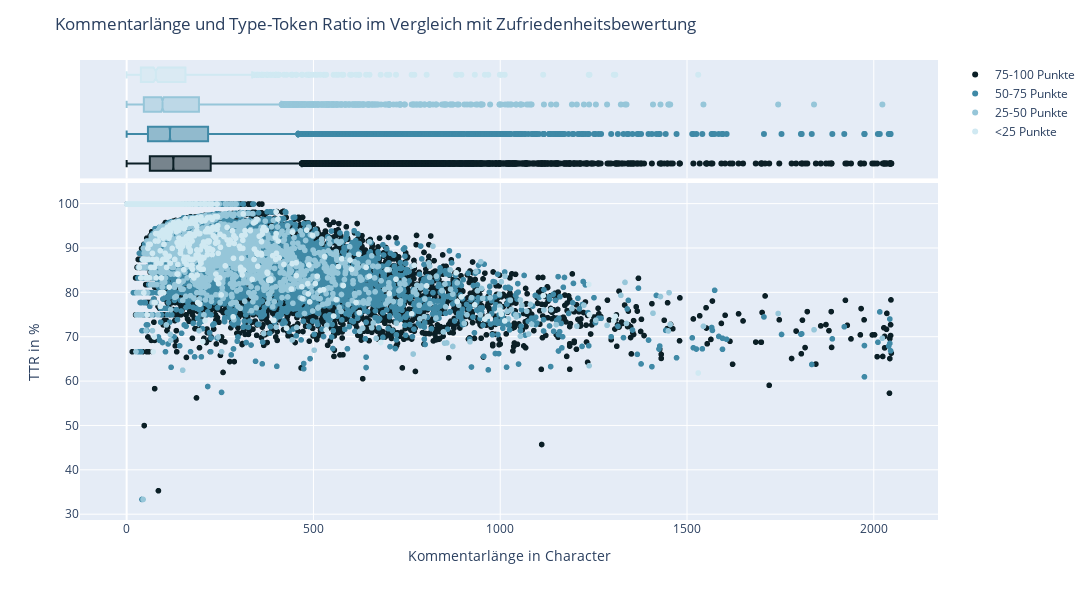

The notebook cell saved with this chart:
### Code cell
# x and y given as array_like objects
fig = px.scatter(
    df_text,
    x='Kommentar_Character', 
    y='Kommentar_TTR',
    opacity = 1,
    color_discrete_sequence =color_discrete_sequence,
    color = "rating_selected_average_group",
    marginal_x='box',
    #color_continuous_scale=[(0,'red'), (0.75, 'orange'), (1,'green')]
                 )

fig.update_layout(
    title="Kommentarlänge und Type-Token Ratio im Vergleich mit Zufriedenheitsbewertung",
    yaxis_title='TTR in %',
    xaxis_title='Kommentarlänge in Character',
    width=1200, 
    height=600,
    legend_title="")

#fig.update_yaxes(range=(55,105))

fig.show()

pio.write_image(fig,"images/fig-Characters-TTR_scatter.svg") #save fig as svg

### Figure 1 — Plotly figure (JSON) as saved in the notebook; plotly's stock layout.template omitted (floating-point values rounded to 4 significant figures; data arrays with more than 128 entries replaced by an {"elided": "..."} marker saying what was removed)
{"data": [{"hovertemplate": "rating_selected_average_group=75-100 Punkte<br>Kommentar_Character=%{x}<br>Kommentar_TTR=%{y}<extra></extra>", "legendgroup": "75-100 Punkte", "marker": {"color": "#0B1F26", "opacity": 1, "symbol": "circle"}, "mode": "markers", "name": "75-100 Punkte", "showlegend": true, "type": "scattergl", "x": {"elided": "36259 int values"}, "xaxis": "x", "y": {"elided": "36259 float values"}, "yaxis": "y"}, {"alignmentgroup": "True", "hovertemplate": "rating_selected_average_group=75-100 Punkte<br>Kommentar_Character=%{x}<extra></extra>", "legendgroup": "75-100 Punkte", "marker": {"color": "#0B1F26", "symbol": "circle"}, "name": "75-100 Punkte", "notched": true, "offsetgroup": "75-100 Punkte", "showlegend": false, "type": "box", "x": {"elided": "36259 int values"}, "xaxis": "x2", "yaxis": "y2"}, {"hovertemplate": "rating_selected_average_group=50-75 Punkte<br>Kommentar_Character=%{x}<br>Kommentar_TTR=%{y}<extra></extra>", "legendgroup": "50-75 Punkte", "marker": {"color": "#3F89A6", "opacity": 1, "symbol": "circle"}, "mode": "markers", "name": "50-75 Punkte", "showlegend": true, "type": "scattergl", "x": {"elided": "18098 int values"}, "xaxis": "x", "y": {"elided": "18098 float values"}, "yaxis": "y"}, {"alignmentgroup": "True", "hovertemplate": "rating_selected_average_group=50-75 Punkte<br>Kommentar_Character=%{x}<extra></extra>", "legendgroup": "50-75 Punkte", "marker": {"color": "#3F89A6", "symbol": "circle"}, "name": "50-75 Punkte", "notched": true, "offsetgroup": "50-75 Punkte", "showlegend": false, "type": "box", "x": {"elided": "18098 int values"}, "xaxis": "x2", "yaxis": "y2"}, {"hovertemplate": "rating_selected_average_group=25-50 Punkte<br>Kommentar_Character=%{x}<br>Kommentar_TTR=%{y}<extra></extra>", "legendgroup": "25-50 Punkte", "marker": {"color": "#96C6D9", "opacity": 1, "symbol": "circle"}, "mode": "markers", "name": "25-50 Punkte", "showlegend": true, "type": "scattergl", "x": {"elided": "4916 int values"}, "xaxis": "x", "y": {"elided": "4916 float values"}, "yaxis": "y"}, {"alignmentgroup": "True", "hovertemplate": "rating_selected_average_group=25-50 Punkte<br>Kommentar_Character=%{x}<extra></extra>", "legendgroup": "25-50 Punkte", "marker": {"color": "#96C6D9", "symbol": "circle"}, "name": "25-50 Punkte", "notched": true, "offsetgroup": "25-50 Punkte", "showlegend": false, "type": "box", "x": {"elided": "4916 int values"}, "xaxis": "x2", "yaxis": "y2"}, {"hovertemplate": "rating_selected_average_group=<25 Punkte<br>Kommentar_Character=%{x}<br>Kommentar_TTR=%{y}<extra></extra>", "legendgroup": "<25 Punkte", "marker": {"color": "#D0E9F2", "opacity": 1, "symbol": "circle"}, "mode": "markers", "name": "<25 Punkte", "showlegend": true, "type": "scattergl", "x": {"elided": "992 int values"}, "xaxis": "x", "y": {"elided": "992 float values"}, "yaxis": "y"}, {"alignmentgroup": "True", "hovertemplate": "rating_selected_average_group=<25 Punkte<br>Kommentar_Character=%{x}<extra></extra>", "legendgroup": "<25 Punkte", "marker": {"color": "#D0E9F2", "symbol": "circle"}, "name": "<25 Punkte", "notched": true, "offsetgroup": "<25 Punkte", "showlegend": false, "type": "box", "x": {"elided": "992 int values"}, "xaxis": "x2", "yaxis": "y2"}], "layout": {"height": 600, "legend": {"title": {"text": ""}, "tracegroupgap": 0}, "margin": {"t": 60}, "title": {"text": "Kommentarlänge und Type-Token Ratio im Vergleich mit Zufriedenheitsbewertung"}, "width": 1200, "xaxis": {"anchor": "y", "domain": [0, 1], "title": {"text": "Kommentarlänge in Character"}}, "xaxis2": {"anchor": "y2", "domain": [0, 1], "matches": "x", "showgrid": true, "showticklabels": false}, "yaxis": {"anchor": "x", "domain": [0, 0.7326], "title": {"text": "TTR in %"}}, "yaxis2": {"anchor": "x2", "domain": [0.7426, 1], "matches": "y2", "showgrid": false, "showline": false, "showticklabels": false, "ticks": ""}}}
